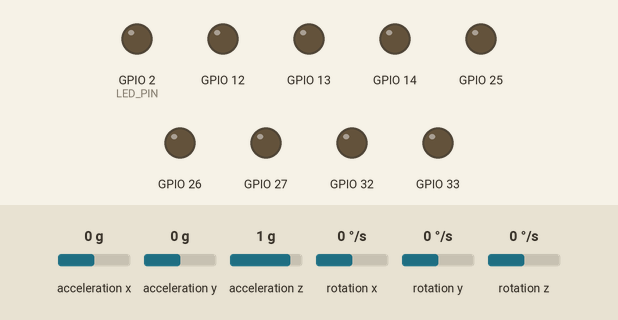
Simulated run of this program. Board: ESP32. On the bench: output pins drawn as LEDs (lit = HIGH). Wiring (inferred from the names in the program): MPU-6050 motion sensor at I2C address 0x68. The test bench sets the inputs (shaded band); at power-on: acceleration x 0 g, acceleration y 0 g, acceleration z 1 g, rotation x 0 °/s, rotation y 0 °/s, rotation z 0 °/s. WiFi joins after 1.5 s; servers stay silent unless stated; the ROS host is connected and sends only what is stated.

Above: at 0.0 s.
At 4.91 s:
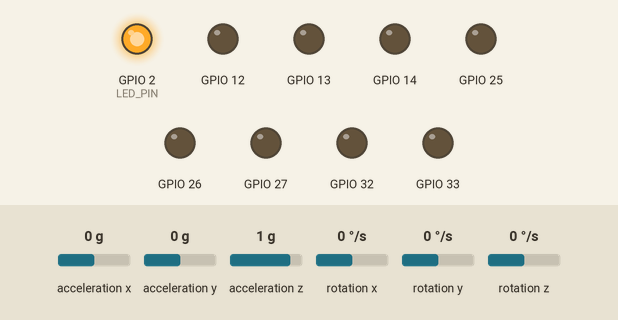
Timing chart, 0 to 6.5 s (numbered marks = the images above):
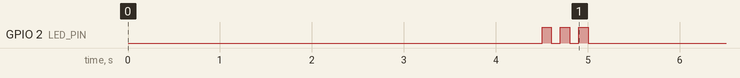

The program:

main.cpp
```cpp
#include <Arduino.h>
#include <WiFi.h>
#include <micro_ros_arduino.h>

#include <Wire.h>

#include <rcl/rcl.h>
#include <rcl/error_handling.h>
#include <rclc/rclc.h>
#include <rclc/executor.h>

#include <std_msgs/msg/string.h>

// ========================================
// CONFIGURAZIONE WiFi e Agent
// ========================================
const char* ssid = "xxxxxxxx";
const char* password = "xxxxxxxxx";
const char* agent_ip = "192.168.1.31";
const int agent_port = 8888;

// Pin I2C ESP32
#define I2C_SDA 21
#define I2C_SCL 22

// Indirizzo MPU6050
#define DEVICE_ADDRESS 0x68

// Registri MPU6050
#define MPU6050_PWR_MGMT_1   0x6B
#define MPU6050_ACCEL_XOUT_H 0x3B
#define MPU6050_GYRO_CONFIG  0x1B
#define MPU6050_ACCEL_CONFIG 0x1C

struct TiltData {
  float pitch;
  float roll;
};

// ========================================
// Pin per DRV8833 - Driver Motori
// ========================================
#define MOTOR_A_IN1 25
#define MOTOR_A_IN2 26
#define MOTOR_B_IN1 27
#define MOTOR_B_IN2 14
#define MOTOR_C_IN1 32
#define MOTOR_C_IN2 33
#define MOTOR_D_IN1 12
#define MOTOR_D_IN2 13

#define LED_PIN 2

// Impostazioni PWM
#define PWM_FREQ 1000
#define PWM_RESOLUTION 8

// Canali PWM per ESP32
#define PWM_CHANNEL_A1 0
#define PWM_CHANNEL_A2 1
#define PWM_CHANNEL_B1 2
#define PWM_CHANNEL_B2 3
#define PWM_CHANNEL_C1 4
#define PWM_CHANNEL_C2 5
#define PWM_CHANNEL_D1 6
#define PWM_CHANNEL_D2 7

// ========================================
// Classe Motor
// ========================================
class Motor {
private:
  int pin1;
  int pin2;
  int pwmChannel1;
  int pwmChannel2;

public:
  Motor(int p1, int p2, int ch1, int ch2) {
    pin1 = p1;
    pin2 = p2;
    pwmChannel1 = ch1;
    pwmChannel2 = ch2;
  }

  void init() {
    ledcSetup(pwmChannel1, PWM_FREQ, PWM_RESOLUTION);
    ledcSetup(pwmChannel2, PWM_FREQ, PWM_RESOLUTION);
    ledcAttachPin(pin1, pwmChannel1);
    ledcAttachPin(pin2, pwmChannel2);
    stop();
  }

  void forward(int speed) {
    speed = constrain(speed, 0, 255);
    ledcWrite(pwmChannel1, speed);
    ledcWrite(pwmChannel2, 0);
  }

  void backward(int speed) {
    speed = constrain(speed, 0, 255);
    ledcWrite(pwmChannel1, 0);
    ledcWrite(pwmChannel2, speed);
  }

  void stop() {
    ledcWrite(pwmChannel1, 0);
    ledcWrite(pwmChannel2, 0);
  }

  void setSpeed(int speed) {
    if (speed > 0) {
      forward(speed);
    } else if (speed < 0) {
      backward(-speed);
    } else {
      stop();
    }
  }
};

// Crea gli oggetti motore
Motor motorA(MOTOR_A_IN1, MOTOR_A_IN2, PWM_CHANNEL_A1, PWM_CHANNEL_A2);
Motor motorB(MOTOR_B_IN1, MOTOR_B_IN2, PWM_CHANNEL_B1, PWM_CHANNEL_B2);
Motor motorC(MOTOR_C_IN1, MOTOR_C_IN2, PWM_CHANNEL_C1, PWM_CHANNEL_C2);
Motor motorD(MOTOR_D_IN1, MOTOR_D_IN2, PWM_CHANNEL_D1, PWM_CHANNEL_D2);

// ========================================
// micro-ROS entities
// ========================================
rcl_subscription_t sub_motor1;
rcl_subscription_t sub_motor2;
rcl_subscription_t sub_motor3;
rcl_subscription_t sub_motor4;
rcl_publisher_t publisher_imu;
std_msgs__msg__String msg_motor1;
std_msgs__msg__String msg_motor2;
std_msgs__msg__String msg_motor3;
std_msgs__msg__String msg_motor4;
std_msgs__msg__String pub_msg_imu;
rclc_executor_t executor;
rclc_support_t support;
rcl_allocator_t allocator;
rcl_node_t node;
rcl_timer_t timer_imu;

// ========================================
// Callback motori
// ========================================
void motor1_callback(const void * msgin) {
  const std_msgs__msg__String * msg = (const std_msgs__msg__String *)msgin;
  int speed = atoi(msg->data.data);
  speed = constrain(speed, -1000, 1000);
  speed = map(speed, -1000, 1000, -255, 255);
  motorA.setSpeed(speed);
}

void motor2_callback(const void * msgin) {
  const std_msgs__msg__String * msg = (const std_msgs__msg__String *)msgin;
  int speed = atoi(msg->data.data);
  speed = constrain(speed, -1000, 1000);
  speed = map(speed, -1000, 1000, -255, 255);
  motorB.setSpeed(speed);
}

void motor3_callback(const void * msgin) {
  const std_msgs__msg__String * msg = (const std_msgs__msg__String *)msgin;
  int speed = atoi(msg->data.data);
  speed = constrain(speed, -1000, 1000);
  speed = map(speed, -1000, 1000, -255, 255);
  motorC.setSpeed(speed);
}

void motor4_callback(const void * msgin) {
  const std_msgs__msg__String * msg = (const std_msgs__msg__String *)msgin;
  int speed = atoi(msg->data.data);
  speed = constrain(speed, -1000, 1000);
  speed = map(speed, -1000, 1000, -255, 255);
  motorD.setSpeed(speed);
}

TiltData readPitchRoll() {
  TiltData t = {0, 0};

  Wire.beginTransmission(DEVICE_ADDRESS);
  Wire.write(MPU6050_ACCEL_XOUT_H);
  Wire.endTransmission(false);
  Wire.requestFrom(DEVICE_ADDRESS, (uint8_t)14);

  if (Wire.available() < 14) return t;

  int16_t ax = (Wire.read() << 8) | Wire.read();
  int16_t ay = (Wire.read() << 8) | Wire.read();
  int16_t az = (Wire.read() << 8) | Wire.read();

  // Ignora temperatura e giroscopio
  for (int i = 0; i < 8; i++) Wire.read();

  float ax_g = ax / 4096.0;
  float ay_g = ay / 4096.0;
  float az_g = az / 4096.0;

  t.pitch = atan2(ay_g, sqrt(ax_g * ax_g + az_g * az_g)) * 180.0 / PI;
  t.roll  = atan2(-ax_g, az_g) * 180.0 / PI;

  return t;
}

// ========================================
// Timer callback - Pubblica pitch=0 roll=0
// ========================================
void timer_imu_callback(rcl_timer_t * timer, int64_t last_call_time) {
  (void) last_call_time;
  (void) timer;

  TiltData tilt = readPitchRoll();

  char buffer[50];
  snprintf(buffer, sizeof(buffer),
         "{\"pitch\":%.1f,\"roll\":%.1f}",
         tilt.pitch, tilt.roll);
  pub_msg_imu.data.data = buffer;
  pub_msg_imu.data.size = strlen(buffer);
  pub_msg_imu.data.capacity = sizeof(buffer);

  rcl_publish(&publisher_imu, &pub_msg_imu, NULL);
}

// ========================================
// Error loop
// ========================================
void error_loop() {
  while(1) {
    digitalWrite(LED_PIN, !digitalRead(LED_PIN));
    delay(100);
  }
}

// ========================================
// Macro per gestire errori
// ========================================
#define RCCHECK(fn) { \
  rcl_ret_t temp_rc = fn; \
  if((temp_rc != RCL_RET_OK)){ \
    error_loop(); \
  } \
}

#define RCSOFTCHECK(fn) { \
  rcl_ret_t temp_rc = fn; \
  if((temp_rc != RCL_RET_OK)){ \
  } \
}


// ========================================
// SETUP
// ========================================
void setup() {
  Serial.begin(115200);
  delay(2000);

  pinMode(LED_PIN, OUTPUT);
  digitalWrite(LED_PIN, LOW);

  Wire.begin(I2C_SDA, I2C_SCL);
  Wire.setClock(100000);

  // Risveglio sensore
  Wire.beginTransmission(DEVICE_ADDRESS);
  Wire.write(MPU6050_PWR_MGMT_1);
  Wire.write(0x00);
  Wire.endTransmission();

  // Config accelerometro ±8g
  Wire.beginTransmission(DEVICE_ADDRESS);
  Wire.write(MPU6050_ACCEL_CONFIG);
  Wire.write(0x10);
  Wire.endTransmission();

  // Config giroscopio ±500°/s
  Wire.beginTransmission(DEVICE_ADDRESS);
  Wire.write(MPU6050_GYRO_CONFIG);
  Wire.write(0x08);
  Wire.endTransmission();

  // Inizializzazione Motori
  motorA.init();
  motorB.init();
  motorC.init();
  motorD.init();

  // Connessione WiFi
  WiFi.begin(ssid, password);
  int wifi_attempts = 0;
  while (WiFi.status() != WL_CONNECTED && wifi_attempts < 30) {
    delay(500);
    wifi_attempts++;
  }

  if (WiFi.status() != WL_CONNECTED) {
    error_loop();
  }

  // Configurazione micro-ROS Transport
  set_microros_wifi_transports(
    (char*)ssid,
    (char*)password,
    (char*)agent_ip,
    agent_port
  );

  delay(1000);

  // Inizializzazione micro-ROS
  allocator = rcl_get_default_allocator();

  rcl_ret_t ret;
  const int max_attempts = 20;

  for (int attempt = 1; attempt <= max_attempts; attempt++) {
    ret = rclc_support_init(&support, 0, NULL, &allocator);
    if (ret == RCL_RET_OK) {
      break;
    }
    delay(1000);
  }

  if (ret != RCL_RET_OK) {
    error_loop();
  }

  // Create node
  RCCHECK(rclc_node_init_default(&node, "esp32_robot", "", &support));

  // Create subscribers motori
  RCCHECK(rclc_subscription_init_default(
    &sub_motor1,
    &node,
    ROSIDL_GET_MSG_TYPE_SUPPORT(std_msgs, msg, String),
    "m1ctrl"
  ));

  RCCHECK(rclc_subscription_init_default(
    &sub_motor2,
    &node,
    ROSIDL_GET_MSG_TYPE_SUPPORT(std_msgs, msg, String),
    "m2ctrl"
  ));

  RCCHECK(rclc_subscription_init_default(
    &sub_motor3,
    &node,
    ROSIDL_GET_MSG_TYPE_SUPPORT(std_msgs, msg, String),
    "m3ctrl"
  ));

  RCCHECK(rclc_subscription_init_default(
    &sub_motor4,
    &node,
    ROSIDL_GET_MSG_TYPE_SUPPORT(std_msgs, msg, String),
    "m4ctrl"
  ));

  // Create publisher IMU
  RCCHECK(rclc_publisher_init_default(
    &publisher_imu,
    &node,
    ROSIDL_GET_MSG_TYPE_SUPPORT(std_msgs, msg, String),
    "imu"
  ));

  // Create timer IMU (1000ms = 1Hz)
  RCCHECK(rclc_timer_init_default(
    &timer_imu,
    &support,
    RCL_MS_TO_NS(1000),
    timer_imu_callback
  ));

  // Create executor
  RCCHECK(rclc_executor_init(&executor, &support.context, 5, &allocator));

  RCCHECK(rclc_executor_add_subscription(&executor, &sub_motor1, &msg_motor1, &motor1_callback, ON_NEW_DATA));
  RCCHECK(rclc_executor_add_subscription(&executor, &sub_motor2, &msg_motor2, &motor2_callback, ON_NEW_DATA));
  RCCHECK(rclc_executor_add_subscription(&executor, &sub_motor3, &msg_motor3, &motor3_callback, ON_NEW_DATA));
  RCCHECK(rclc_executor_add_subscription(&executor, &sub_motor4, &msg_motor4, &motor4_callback, ON_NEW_DATA));
  RCCHECK(rclc_executor_add_timer(&executor, &timer_imu));

  // Alloca memoria per messaggi
  msg_motor1.data.data = (char*)malloc(10);
  msg_motor1.data.capacity = 10;

  msg_motor2.data.data = (char*)malloc(10);
  msg_motor2.data.capacity = 10;

  msg_motor3.data.data = (char*)malloc(10);
  msg_motor3.data.capacity = 10;

  msg_motor4.data.data = (char*)malloc(10);
  msg_motor4.data.capacity = 10;

  pub_msg_imu.data.data = (char*)malloc(50);
  pub_msg_imu.data.capacity = 50;

  // Blink di conferma
  for(int i = 0; i < 6; i++) {
    digitalWrite(LED_PIN, !digitalRead(LED_PIN));
    delay(100);
  }
  digitalWrite(LED_PIN, LOW);
}

// ========================================
// LOOP
// ========================================
void loop() {
  RCSOFTCHECK(rclc_executor_spin_some(&executor, RCL_MS_TO_NS(100)));
  delay(10);
}
```
